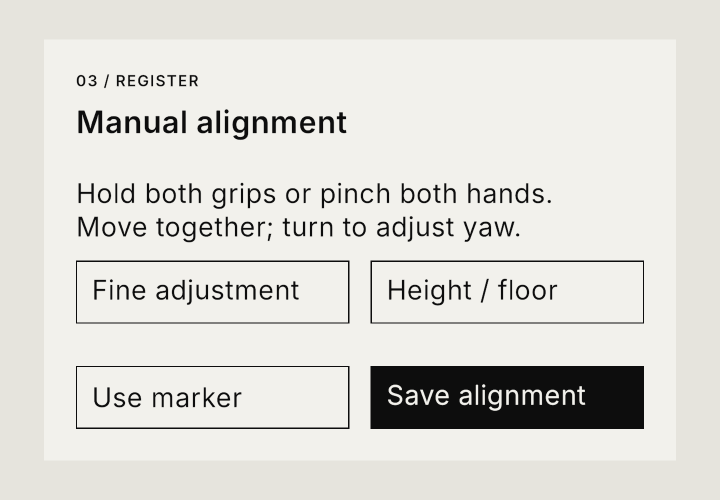
#> input picture TwinInspector/docs/images/align.png, 1440 x 1000 px, given in place of setup.png, which was not available (shown at 1/2 size)
$ python contact_sheet.py
#> lines starting #> are read from the running program, lines starting #| are printed output that depends on the picture; pictures that were not available may be replaced by others from this repository, and a replacement may not be noted
"""Assemble unmodified Unity panel captures into a documented QA contact sheet."""
from pathlib import Path
from PIL import Image, ImageDraw, ImageFont

root = Path(__file__).resolve().parents[1]
images = root / "TwinInspector/docs/images"
font = ImageFont.truetype(str(root / "TwinInspector/Assets/_TwinInspector/Fonts/Inter-Medium.otf"), 26)
sheet = Image.new("RGB", (1536, 1800), "#F2F1EC")
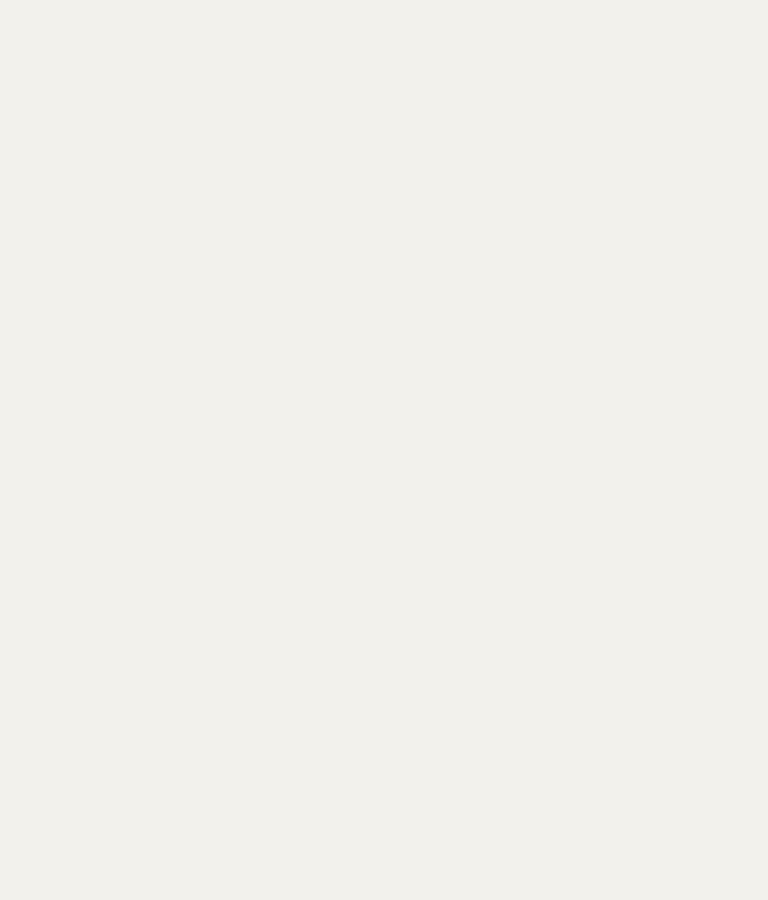
#> sheet: PIL image 1536x1800 RGB (shown at 1/2 size); mean R, G, B 242, 241, 236
draw = ImageDraw.Draw(sheet)
draw.text((32, 24), "TWININSPECTOR / EDITOR SIMULATOR / UI VERIFICATION", font=font, fill="#111111")
for i, (name, label) in enumerate([
    ("setup", "01 / Setup"), ("mode", "02 / Compare"),
    ("align", "03 / Alignment"), ("picker", "04 / Annotation type"),
    ("list", "05 / Annotation list"), ("diagnostics", "06 / Diagnostics — Editor only")
]):
    x, y = 24 + i % 2 * 756, 90 + i // 2 * 560
    draw.text((x + 12, y), label, font=font, fill="#111111")
    with Image.open(images / f"{name}.png") as source:
#> source is the input picture: PIL image 1440x1000 RGB; mean R, G, B 221.1, 219.9, 214.8
        panel = source.convert("RGB")
        panel.thumbnail((732, 510), Image.Resampling.LANCZOS)
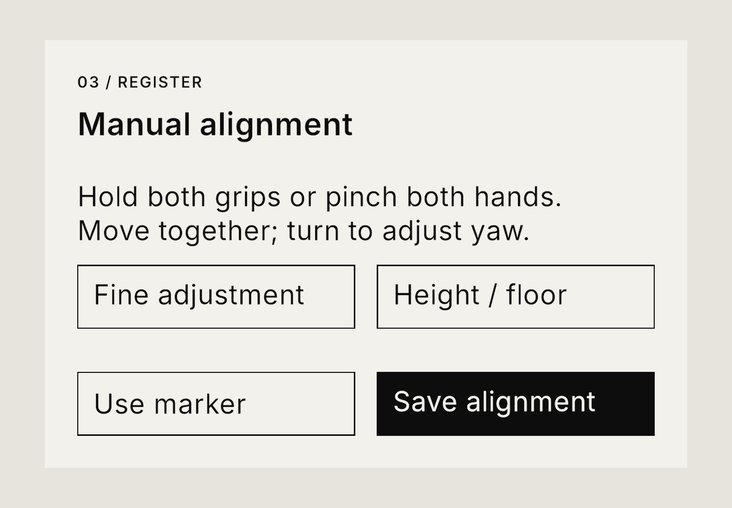
#> panel: PIL image 732x508 RGB; mean R, G, B 221.1, 220, 214.9
        sheet.paste(panel, (x, y + 42))
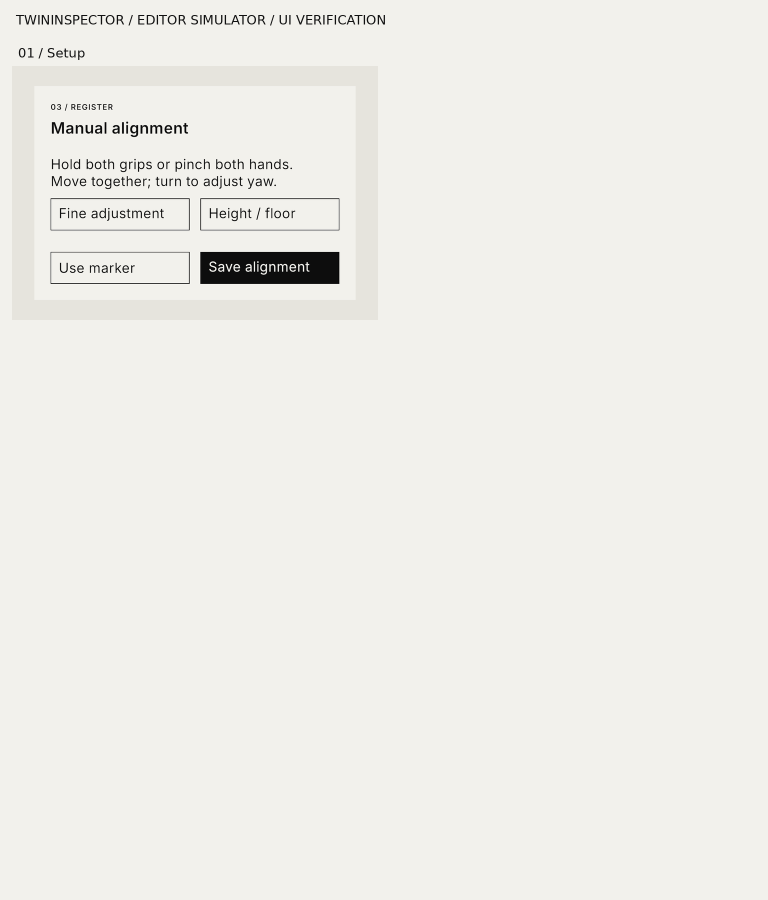
#> sheet: PIL image 1536x1800 RGB (shown at 1/2 size); mean R, G, B 238.8, 237.8, 232.8
#> pass 2 of the loop `for i, (name, label) in enumerate([`:
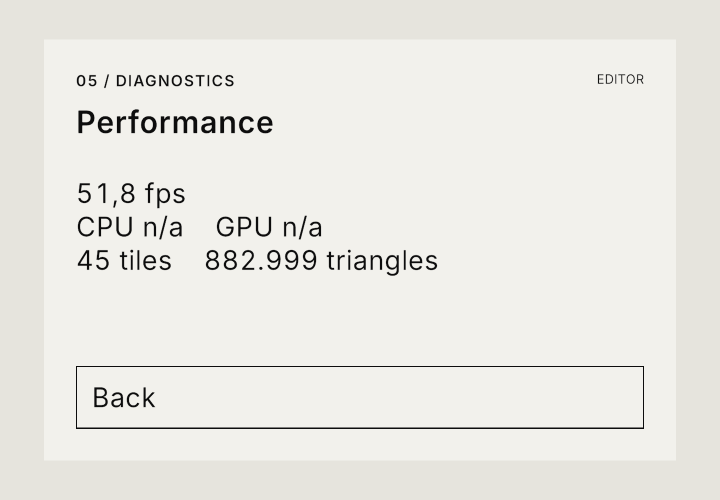
#> input picture TwinInspector/docs/images/diagnostics.png, 1440 x 1000 px, given in place of mode.png, which was not available (shown at 1/2 size)
#> source is the input picture: PIL image 1440x1000 RGB; mean R, G, B 234.2, 233, 227.6
#> `panel.thumbnail((732, 510), Image.Resampling.LANCZOS)`:
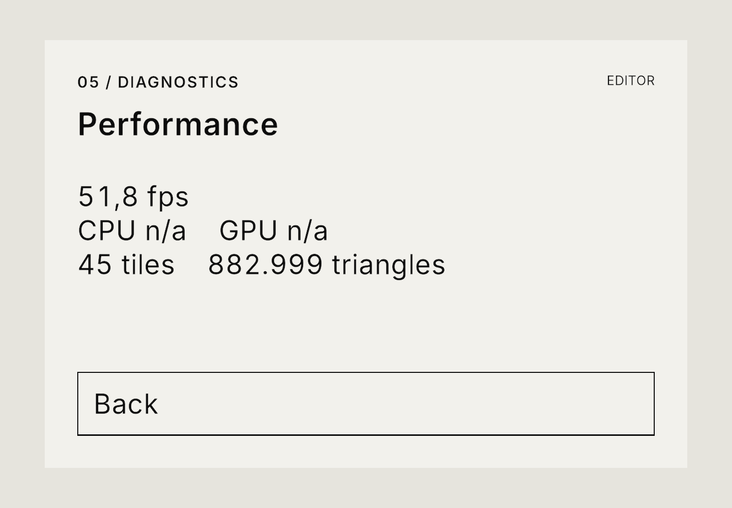
#> panel: PIL image 732x508 RGB; mean R, G, B 234.3, 233, 227.6
#> `sheet.paste(panel, (x, y + 42))`:
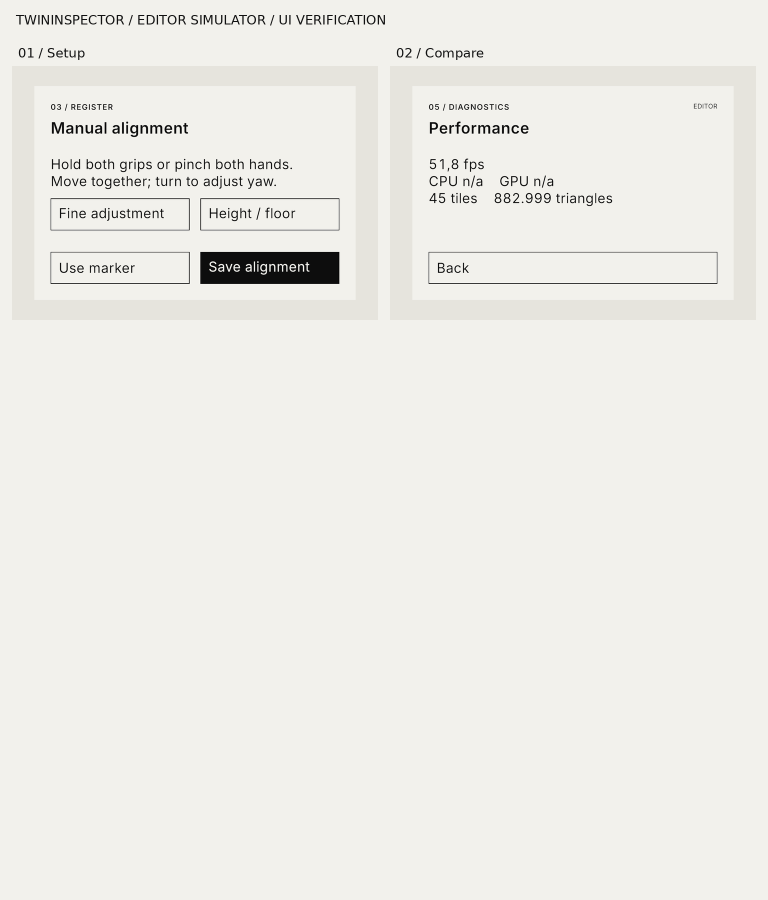
#> sheet: PIL image 1536x1800 RGB (shown at 1/2 size); mean R, G, B 237.7, 236.6, 231.6
draw.text((36, 1770), "Actual running Unity captures. No headset performance or tracking claim.", font=font, fill="#111111")
sheet.save(images / "contact-sheet.png")
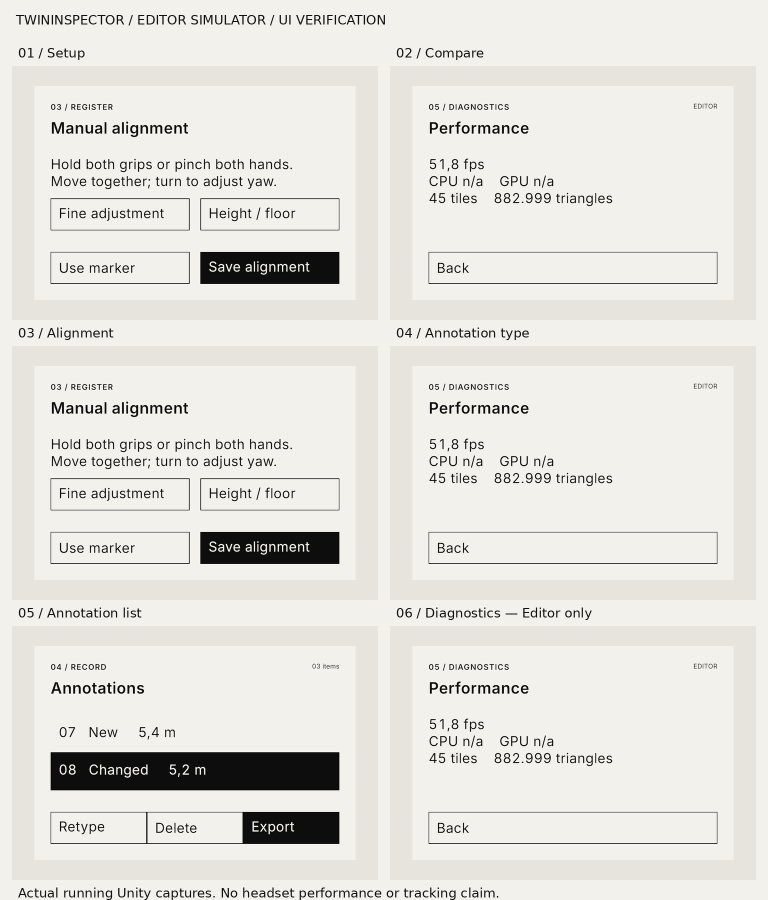
#> saved as contact-sheet.png: PIL image 1536x1800 RGB (shown at 1/2 size); mean R, G, B 226.6, 225.5, 220.4
print(images / "contact-sheet.png")
